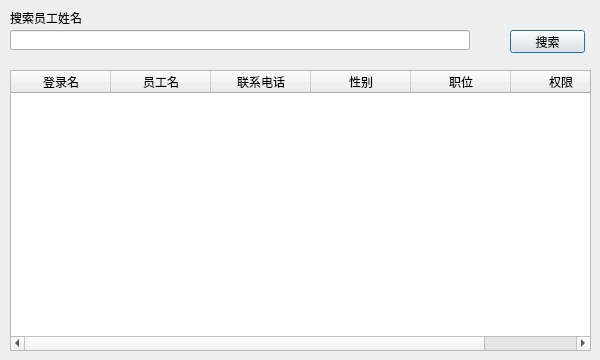
<?xml version="1.0" encoding="UTF-8"?>
<ui version="4.0">
 <class>FindStaffDialog</class>
 <widget class="QDialog" name="FindStaffDialog">
  <property name="geometry">
   <rect>
    <x>0</x>
    <y>0</y>
    <width>600</width>
    <height>360</height>
   </rect>
  </property>
  <property name="windowTitle">
   <string>员工信息</string>
  </property>
  <widget class="QTableWidget" name="tableStaff">
   <property name="geometry">
    <rect>
     <x>10</x>
     <y>70</y>
     <width>581</width>
     <height>281</height>
    </rect>
   </property>
   <column>
    <property name="text">
     <string>登录名</string>
    </property>
   </column>
   <column>
    <property name="text">
     <string>员工名</string>
    </property>
   </column>
   <column>
    <property name="text">
     <string>联系电话</string>
    </property>
   </column>
   <column>
    <property name="text">
     <string>性别</string>
    </property>
   </column>
   <column>
    <property name="text">
     <string>职位</string>
    </property>
   </column>
   <column>
    <property name="text">
     <string>权限</string>
    </property>
   </column>
  </widget>
  <widget class="QLabel" name="txtStaff">
   <property name="geometry">
    <rect>
     <x>10</x>
     <y>10</y>
     <width>231</width>
     <height>16</height>
    </rect>
   </property>
   <property name="text">
    <string>搜索员工姓名</string>
   </property>
  </widget>
  <widget class="QLineEdit" name="edtStaff">
   <property name="geometry">
    <rect>
     <x>10</x>
     <y>30</y>
     <width>460</width>
     <height>20</height>
    </rect>
   </property>
  </widget>
  <widget class="QPushButton" name="btnStaff">
   <property name="geometry">
    <rect>
     <x>510</x>
     <y>30</y>
     <width>75</width>
     <height>23</height>
    </rect>
   </property>
   <property name="text">
    <string>搜索</string>
   </property>
  </widget>
 </widget>
 <tabstops>
  <tabstop>edtStaff</tabstop>
  <tabstop>btnStaff</tabstop>
  <tabstop>tableStaff</tabstop>
 </tabstops>
 <resources/>
 <connections>
  <connection>
   <sender>btnStaff</sender>
   <signal>clicked()</signal>
   <receiver>FindStaffDialog</receiver>
   <slot>search()</slot>
   <hints>
    <hint type="sourcelabel">
     <x>547</x>
     <y>41</y>
    </hint>
    <hint type="destinationlabel">
     <x>299</x>
     <y>179</y>
    </hint>
   </hints>
  </connection>
 </connections>
 <slots>
  <slot>getItem(int)</slot>
  <slot>search()</slot>
 </slots>
</ui>
